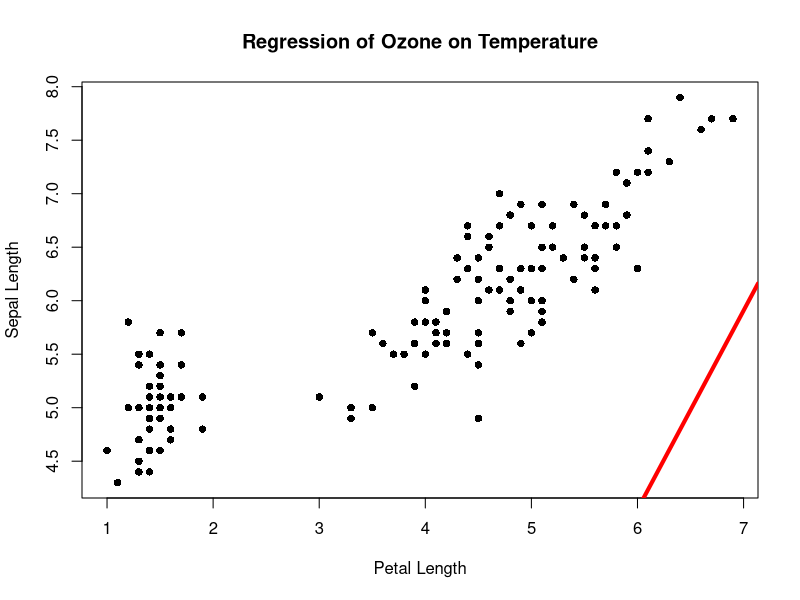
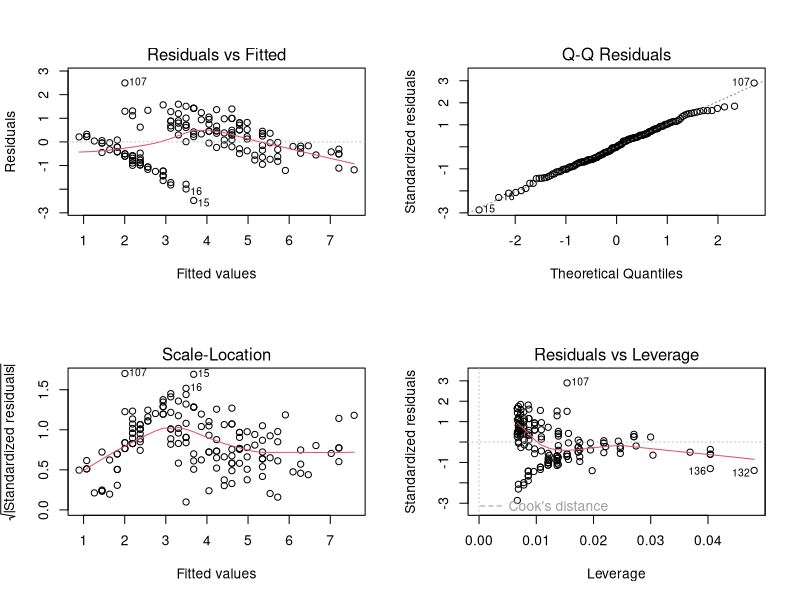
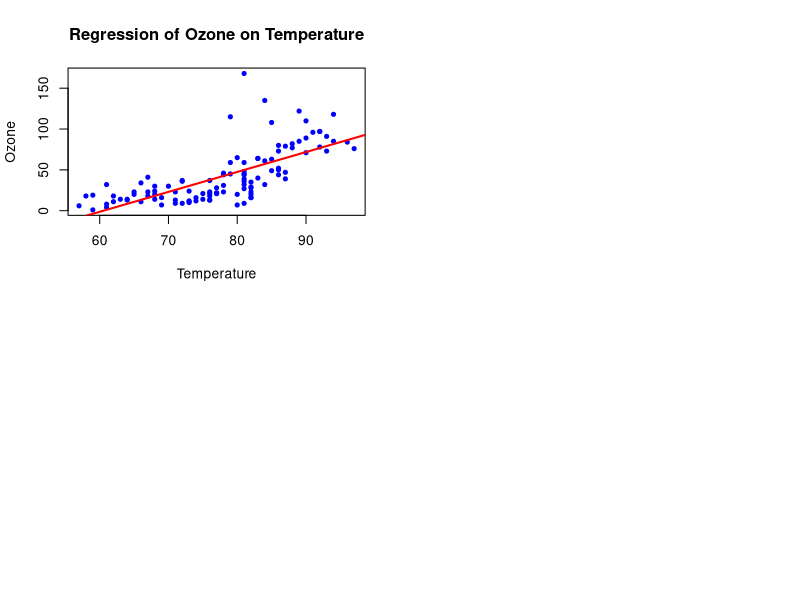

Reproduce these figures in R, in order.
#Practical 8

#Exercise Question

# 1. Build a regression model predicting Petal.Length from Sepal.Length in iris.

model1 <- lm(Petal.Length ~ Sepal.Length, data = iris)
summary(model1)
plot(main = "Regression of Ozone on Temperature",
     xlab="Petal Length",ylab="Sepal Length",
     iris$Petal.Length,iris$Sepal.Length,pch=16)
abline(model1,col="red",lwd=4)


# 2. Create a multiple regression model predicting mpg using wt, hp, and drat in mtcars

model2 <- lm(mpg ~ wt + hp + drat, data = mtcars)
summary(model2)

# 3: Check the R² and Adjusted R² of the model in Q2

r_squared <- summary(model2)$r.squared
adj_r_squared <- summary(model2)$adj.r.squared
r_squared
adj_r_squared

# 4: Plot residuals of your regression model in Q1 and interpret the result

par(mfrow = c(2,2))
plot(model1)

# 5: Build a regression model predicting Ozone using Temp from the airquality dataset

airquality <- na.omit(airquality)
model3 <- lm(Ozone ~ Temp, data = airquality)
summary(model3)


plot(airquality$Temp, airquality$Ozone,
     main = "Regression of Ozone on Temperature",
     xlab = "Temperature", ylab = "Ozone", pch = 20, col = "blue")
abline(model3, col = "red", lwd = 2)

